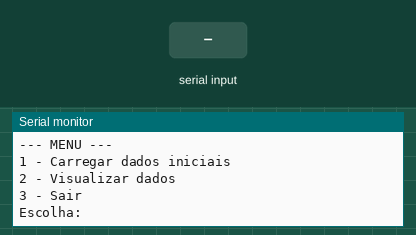
A sketch run on a simulated Arduino Uno, built with avr-gcc and run on an emulated ATmega328P. On the bench: the last lines printed to the serial monitor. Inputs (shaded band) come from the test bench. Random numbers use the default seed unless the sketch sets one.

Above: at 1.2 s.
1.3 s: "90,45\n" received over Serial
At 2.1 s:
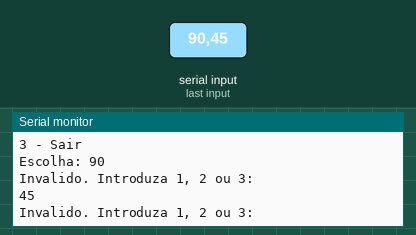
2.8 s: "1\n" received over Serial
At 4.14 s:
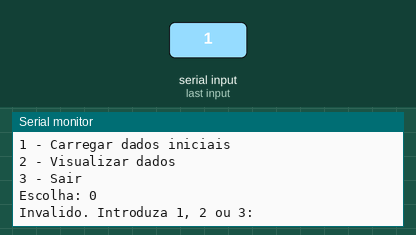
4.3 s: "2\n" received over Serial
At 4.37 s:
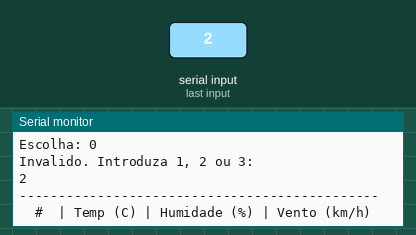
5.9 s: "3\n" received over Serial
At 7.1 s:
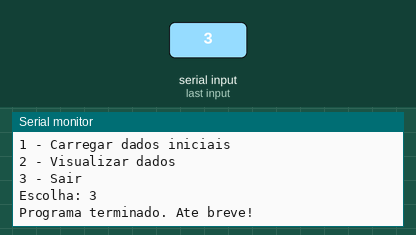
Timing chart, 0 to 8.4 s (numbered marks = the images above; inputs shaded):
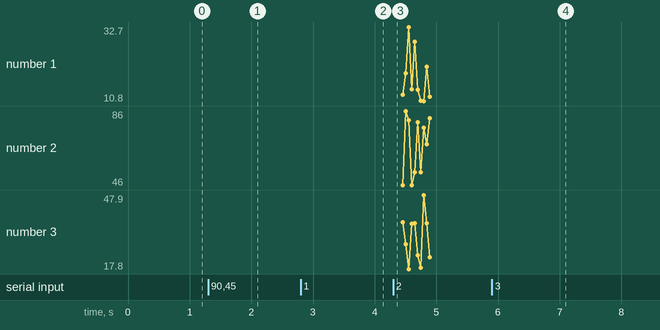

The sketch:

ArduinoSimula__o.ino
```cpp
// Estação Meteorológica — UC00606
// Plataforma: Arduino Uno R3 (Tinkercad Simulator)

// ── Dados ────────────────────────────────────────────────
const int NUM_DADOS = 10;

float temperatura[NUM_DADOS];
float humidade[NUM_DADOS];
float velocidadeVento[NUM_DADOS];
bool  dadosCarregados = false;


// ════════════════════════════════════════════════════════
//  Mostra o menu de opções
// ════════════════════════════════════════════════════════
void mostrarMenu() {
  Serial.println(F("\n--- MENU ---"));
  Serial.println(F("1 - Carregar dados iniciais"));
  Serial.println(F("2 - Visualizar dados"));
  Serial.println(F("3 - Sair"));
  Serial.print(F("Escolha: "));
}

// ════════════════════════════════════════════════════════
//  Lê e valida a opção do utilizador (do-while + while)
// ════════════════════════════════════════════════════════
int lerOpcao() {
  int opcao = 0;

  do {
    while (Serial.available() == 0);   // Aguarda entrada

    opcao = Serial.parseInt();
    Serial.println(opcao);

    if (opcao < 1 || opcao > 3) {
      Serial.println(F("Invalido. Introduza 1, 2 ou 3:"));
    }
  } while (opcao < 1 || opcao > 3);

  return opcao;
}

// ════════════════════════════════════════════════════════
//  Gera os arrays com valores aleatórios realistas
// ════════════════════════════════════════════════════════
void carregarDados() {
  randomSeed(millis());   // Seed diferente a cada chamada

  for (int i = 0; i < NUM_DADOS; i++) {
    temperatura[i]     = random(100, 360) / 10.0;  // 10.0 – 35.9 °C
    humidade[i]        = (float)random(40, 91);     // 40 – 90 %
    velocidadeVento[i] = random(0, 501)  / 10.0;   // 0.0 – 50.0 km/h
  }

  dadosCarregados = true;
  Serial.print(F("\n"));
  Serial.print(NUM_DADOS);
  Serial.println(F(" registos gerados aleatoriamente."));
}

// ════════════════════════════════════════════════════════
//  Mostra tabela, médias, classificação e leituras ao vivo
// ════════════════════════════════════════════════════════
void visualizarDados() {
  if (!dadosCarregados) {
    Serial.println(F("\nSem dados: execute a Opcao 1 primeiro."));
    return;
  }

  imprimirSeparador(46);
  Serial.println(F("  #  | Temp (C) | Humidade (%) | Vento (km/h)"));
  imprimirSeparador(46);

  float somaTemp = 0.0, somaHum = 0.0, somaVento = 0.0;

  for (int i = 0; i < NUM_DADOS; i++) {
    Serial.print(F("  "));
    if (i + 1 < 10) Serial.print(F("0"));
    Serial.print(i + 1);
    Serial.print(F("  |   "));
    Serial.print(temperatura[i], 1);
    Serial.print(F("    |      "));
    Serial.print(humidade[i], 0);
    Serial.print(F("        |     "));
    Serial.println(velocidadeVento[i], 1);

    somaTemp  += temperatura[i];
    somaHum   += humidade[i];
    somaVento += velocidadeVento[i];
  }

  imprimirSeparador(46);

  float mediaTemp  = somaTemp  / NUM_DADOS;
  float mediaHum   = somaHum   / NUM_DADOS;
  float mediaVento = somaVento / NUM_DADOS;

  Serial.print(F("  Media Temperatura : ")); Serial.print(mediaTemp,  1); Serial.println(F(" C"));
  Serial.print(F("  Media Humidade    : ")); Serial.print(mediaHum,   0); Serial.println(F(" %"));
  Serial.print(F("  Media Vento       : ")); Serial.print(mediaVento, 1); Serial.println(F(" km/h"));

  // Classificação do vento (Escala de Beaufort simplificada)
  Serial.print(F("  Classificacao     : "));
  if (mediaVento < 5.0) {
    Serial.println(F("Calmo"));
  } else if (mediaVento < 20.0) {
    Serial.println(F("Brisa leve"));
  } else if (mediaVento < 40.0) {
    Serial.println(F("Vento moderado"));
  } else {
    Serial.println(F("Vento forte"));
  }

}
// ════════════════════════════════════════════════════════
//  Imprime uma linha separadora de 'tamanho' caracteres
// ════════════════════════════════════════════════════════
void imprimirSeparador(int tamanho) {
  for (int i = 0; i < tamanho; i++) {
    Serial.print(F("-"));
  }
  Serial.println();
}

// ════════════════════════════════════════════════════════
void setup() {
  Serial.begin(9600);

  Serial.println(F("===================================="));
  Serial.println(F("      ESTACAO METEOROLOGICA         "));
  Serial.println(F("===================================="));
}

// ════════════════════════════════════════════════════════
void loop() {
  mostrarMenu();
  int opcao = lerOpcao();

  switch (opcao) {
    case 1:
      carregarDados();
      break;
    case 2:
      visualizarDados();
      break;
    case 3:
      Serial.println(F("\nPrograma terminado. Ate breve!"));
      while (true);   // Termina execução
      break;
    default:
      Serial.println(F("Opcao invalida."));
      break;
  }
}
```

Measured:
- after the input at 1.3 s, the serial monitor: prints a new line at once (image 1)
- after the input at 2.8 s, the serial monitor: prints a new line at once (image 2)
- after the input at 4.3 s, the serial monitor: prints a new line at once (image 3)
- after the input at 5.9 s, the serial monitor: prints a new line at once (image 4)
